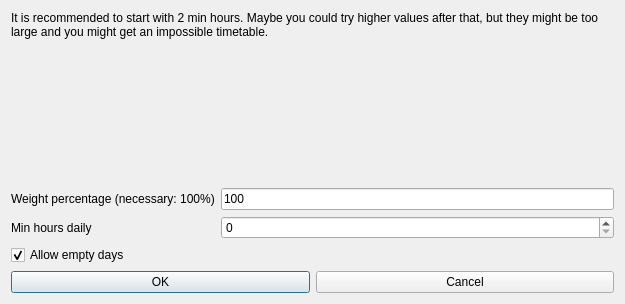
<?xml version="1.0" encoding="UTF-8"?>
<ui version="4.0">
 <class>ModifyConstraintTeachersMinHoursDailyRealDaysForm_template</class>
 <widget class="QDialog" name="ModifyConstraintTeachersMinHoursDailyRealDaysForm_template">
  <property name="geometry">
   <rect>
    <x>0</x>
    <y>0</y>
    <width>625</width>
    <height>304</height>
   </rect>
  </property>
  <property name="windowTitle">
   <string extracomment="This is the title of the dialog to modify a constraint of this type">Modify teachers min hours daily for real days</string>
  </property>
  <layout class="QGridLayout" name="gridLayout">
   <item row="0" column="0" colspan="3">
    <widget class="QLabel" name="teacherTextLabel_2">
     <property name="sizePolicy">
      <sizepolicy hsizetype="Minimum" vsizetype="Minimum">
       <horstretch>0</horstretch>
       <verstretch>0</verstretch>
      </sizepolicy>
     </property>
     <property name="frameShape">
      <enum>QFrame::NoFrame</enum>
     </property>
     <property name="frameShadow">
      <enum>QFrame::Plain</enum>
     </property>
     <property name="text">
      <string>It is recommended to start with 2 min hours. Maybe you could try higher values after that, but they might be too large and you might get an impossible timetable.</string>
     </property>
     <property name="wordWrap">
      <bool>true</bool>
     </property>
    </widget>
   </item>
   <item row="1" column="1">
    <spacer name="verticalSpacer">
     <property name="orientation">
      <enum>Qt::Vertical</enum>
     </property>
     <property name="sizeHint" stdset="0">
      <size>
       <width>20</width>
       <height>100</height>
      </size>
     </property>
    </spacer>
   </item>
   <item row="2" column="0" colspan="2">
    <widget class="QLabel" name="weightTextLabel">
     <property name="frameShape">
      <enum>QFrame::NoFrame</enum>
     </property>
     <property name="frameShadow">
      <enum>QFrame::Plain</enum>
     </property>
     <property name="text">
      <string>Weight percentage (necessary: 100%)</string>
     </property>
     <property name="wordWrap">
      <bool>false</bool>
     </property>
    </widget>
   </item>
   <item row="2" column="2">
    <widget class="QLineEdit" name="weightLineEdit">
     <property name="text">
      <string notr="true">100</string>
     </property>
    </widget>
   </item>
   <item row="3" column="0">
    <widget class="QLabel" name="minHoursTextLabel">
     <property name="frameShape">
      <enum>QFrame::NoFrame</enum>
     </property>
     <property name="frameShadow">
      <enum>QFrame::Plain</enum>
     </property>
     <property name="text">
      <string>Min hours daily</string>
     </property>
     <property name="wordWrap">
      <bool>false</bool>
     </property>
    </widget>
   </item>
   <item row="3" column="2">
    <widget class="QSpinBox" name="minHoursSpinBox"/>
   </item>
   <item row="4" column="0" colspan="3">
    <widget class="QCheckBox" name="allowEmptyDaysCheckBox">
     <property name="text">
      <string>Allow empty days</string>
     </property>
     <property name="checked">
      <bool>true</bool>
     </property>
    </widget>
   </item>
   <item row="5" column="0" colspan="3">
    <layout class="QHBoxLayout" name="horizontalLayout">
     <item>
      <widget class="QPushButton" name="okPushButton">
       <property name="text">
        <string>OK</string>
       </property>
      </widget>
     </item>
     <item>
      <widget class="QPushButton" name="cancelPushButton">
       <property name="text">
        <string>Cancel</string>
       </property>
      </widget>
     </item>
    </layout>
   </item>
  </layout>
 </widget>
 <layoutdefault spacing="6" margin="11"/>
 <resources/>
 <connections/>
</ui>
